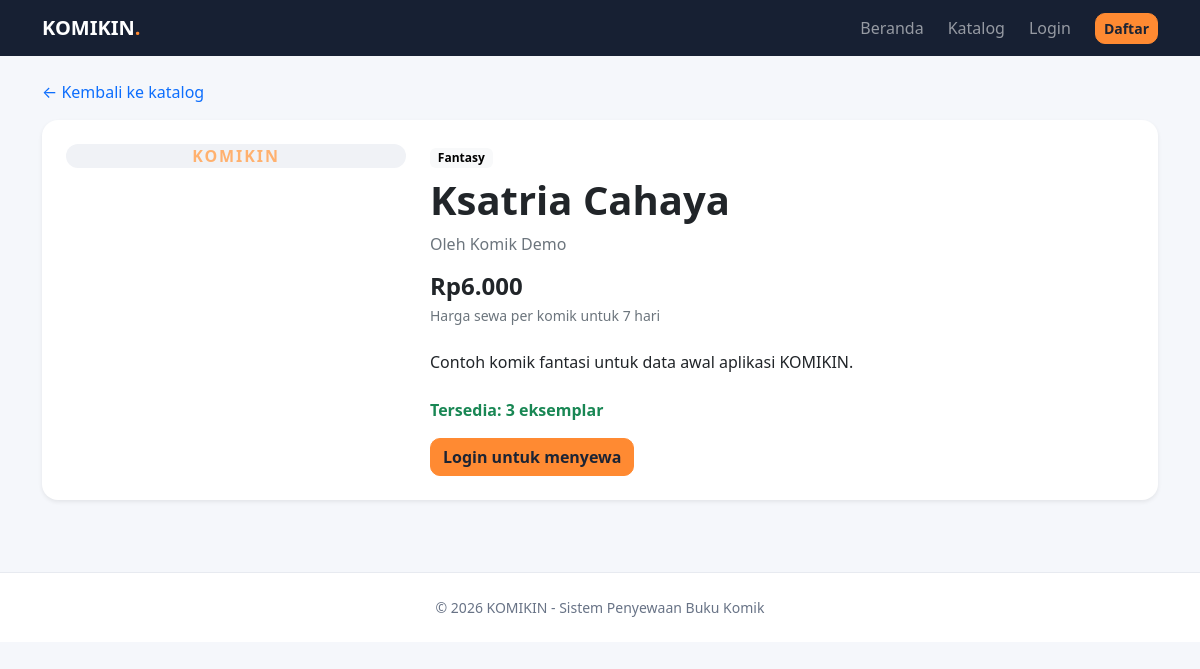
The page /comic.php?id=2 on the database its author committed.
### tables this page shows
CREATE TABLE comics (
    id INT UNSIGNED NOT NULL AUTO_INCREMENT,
    category_id INT UNSIGNED DEFAULT NULL,
    title VARCHAR(180) NOT NULL,
    author VARCHAR(120) DEFAULT NULL,
    description TEXT DEFAULT NULL,
    cover_image VARCHAR(255) DEFAULT NULL,
    rental_price DECIMAL(10,2) NOT NULL DEFAULT 0.00,
    stock INT UNSIGNED NOT NULL DEFAULT 0,
    created_at TIMESTAMP NOT NULL DEFAULT CURRENT_TIMESTAMP,
    updated_at TIMESTAMP NOT NULL DEFAULT CURRENT_TIMESTAMP ON UPDATE CURRENT_TIMESTAMP,
    PRIMARY KEY (id),
    KEY idx_comics_category (category_id),
    KEY idx_comics_title (title),
    CONSTRAINT fk_comics_category
        FOREIGN KEY (category_id) REFERENCES categories (id)
        ON UPDATE CASCADE ON DELETE SET NULL
);

CREATE TABLE categories (
    id INT UNSIGNED NOT NULL AUTO_INCREMENT,
    category_name VARCHAR(80) NOT NULL,
    created_at TIMESTAMP NOT NULL DEFAULT CURRENT_TIMESTAMP,
    PRIMARY KEY (id),
    UNIQUE KEY uq_categories_name (category_name)
);

### includes/functions.php (called while the page is built, shortened)
<?php
function e(?string $value): string
{
    return htmlspecialchars($value ?? '', ENT_QUOTES | ENT_SUBSTITUTE, 'UTF-8');
}
function formatRupiah(int|float|string $amount): string
{
    return 'Rp' . number_format((float) $amount, 0, ',', '.');
}

### includes/auth.php (called while the page is built, shortened)
<?php
require_once __DIR__ . '/functions.php';
function currentUser(): ?array
{
    return isset($_SESSION['user']) && is_array($_SESSION['user'])
        ? $_SESSION['user']
        : null;
}
function isLoggedIn(): bool
{
    return currentUser() !== null;
}

### comic.php (the view, shortened to what this page needs)
<?php
require_once __DIR__ . '/includes/auth.php';
$id=(int)($_GET['id'] ?? 0);
$stmt=$pdo->prepare('SELECT c.*,cat.category_name FROM comics c LEFT JOIN categories cat ON cat.id=c.category_id WHERE c.id=?');
$stmt->execute([$id]);$comic=$stmt->fetch();
require_once __DIR__ . '/includes/header.php';
?>
<div class="mb-3"><a href="<?= e(BASE_URL) ?>catalog.php" class="text-decoration-none">&larr; Kembali ke katalog</a></div>
<div class="card border-0 shadow-sm rounded-4 p-3 p-md-4"><div class="row g-4 align-items-start"><div class="col-md-4"><?php if($comic['cover_image']): ?><img class="detail-cover" src="<?= e(BASE_URL.$comic['cover_image']) ?>" alt="Cover <?= e($comic['title']) ?>"><?php else: ?><div class="detail-cover cover-placeholder">KOMIKIN</div><?php endif; ?></div><div class="col-md-8"><span class="badge text-bg-light"><?= e($comic['category_name'] ?? 'Tanpa genre') ?></span><h1 class="display-6 fw-bold mt-2"><?= e($comic['title']) ?></h1><p class="text-secondary">Oleh <?= e($comic['author']) ?></p><div class="h4 fw-bold mb-1"><?= formatRupiah($comic['rental_price']) ?></div><div class="text-secondary small mb-4">Harga sewa per komik untuk <?= (int)DEFAULT_RENTAL_DAYS ?> hari</div><div class="mb-4"><?= nl2br(e($comic['description'] ?: 'Belum ada deskripsi untuk komik ini.')) ?></div><p class="<?= (int)$comic['stock']>0?'text-success':'text-danger' ?> fw-semibold"><?= (int)$comic['stock']>0?'Tersedia: '.(int)$comic['stock'].' eksemplar':'Stok sedang habis' ?></p>
<?php if(!isLoggedIn()): ?><a class="btn btn-komikin" href="<?= e(BASE_URL) ?>login.php">Login untuk menyewa</a><?php endif; ?>
</div></div></div>
<?php require_once __DIR__ . '/includes/footer.php'; ?>

### assets/css/style.css (style rules this page uses)
:root { --komikin-navy: #172033; --komikin-orange: #ff8a32; --komikin-bg: #f5f7fb; }
body { background: var(--komikin-bg); color: var(--komikin-navy); min-height: 100vh; }
.btn-komikin { background: var(--komikin-orange); border-color: var(--komikin-orange); color: #1c2434; font-weight: 700; }
:root { color-scheme: light; }
html { scroll-behavior: smooth; }
body { font-family: system-ui, -apple-system, "Segoe UI", sans-serif; }
.btn, .form-control, .form-select { border-radius: 10px; }
.card { box-shadow: 0 6px 22px rgba(23,32,51,.045); }
.comic-cover, .detail-cover, .cover-thumb { background-color: #e9edf4; }

### assets/css/phase5.css (style rules this page uses)
.cover-placeholder { display:flex; align-items:center; justify-content:center; background:linear-gradient(135deg,#172033,#344563); color:#ffb16f; font-weight:800; letter-spacing:.12em; }
.detail-cover { width:100%; max-height:520px; object-fit:contain; border-radius:12px; background:#f0f2f6; }

### rows shown on the page
comics: category.category_name "Fantasy", title "Ksatria Cahaya", author "Komik Demo", rental_price "Rp6.000", description "Contoh komik fantasi untuk data awal aplikasi KOMIKIN.", stock "3"

### other values the page prints
DEFAULT_RENTAL_DAYS "7"
